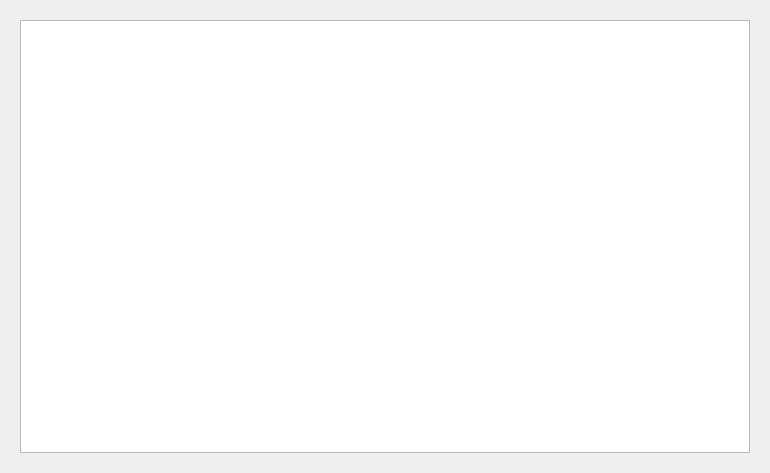
<?xml version="1.0" encoding="UTF-8"?>
<ui version="4.0">
 <class>Form</class>
 <widget class="QWidget" name="Form">
  <property name="geometry">
   <rect>
    <x>0</x>
    <y>0</y>
    <width>770</width>
    <height>473</height>
   </rect>
  </property>
  <property name="windowTitle">
   <string>Form</string>
  </property>
  <layout class="QGridLayout" name="gridLayout">
   <item row="0" column="0">
    <widget class="QWidget" name="widget" native="true">
     <layout class="QGridLayout" name="gridLayout_2">
      <item row="0" column="0">
       <widget class="QListWidget" name="listWidget"/>
      </item>
     </layout>
    </widget>
   </item>
  </layout>
 </widget>
 <resources/>
 <connections/>
 <slots>
  <slot>myFunc()</slot>
 </slots>
</ui>
